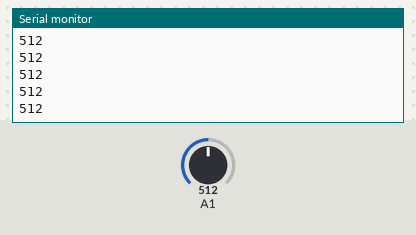
Recording of a sketch running on a simulated Arduino Uno, built with avr-gcc and run on an emulated ATmega328P. On the bench: the last lines printed to the serial monitor. Inputs (shaded band) come from the test bench; at power-on: A1 = 512.

Above: at 1.2 s.
1.3 s: A1 set to 32
At 2.0 s:
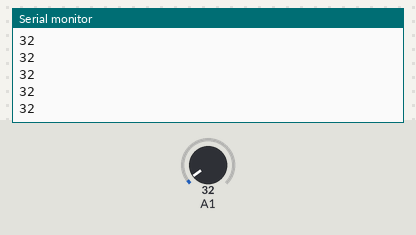
2.8 s: A1 set to 29
At 3.18 s:
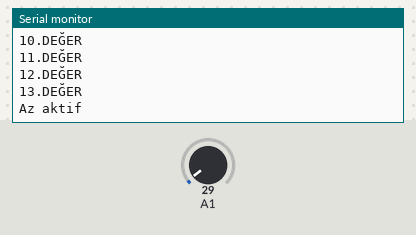
Timing chart, 0 to 5.8 s (numbered marks = the images above; inputs shaded):
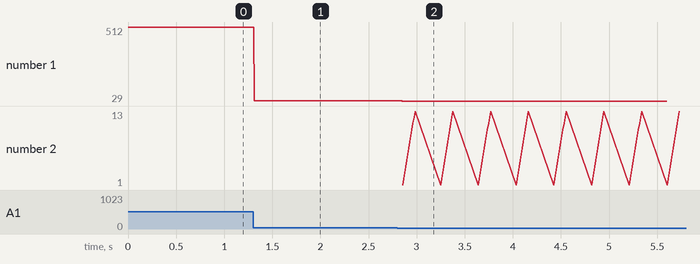

Measured:
- the behaviour switches between 30 and 29 on A1 (found by bisection; images 1 and 2)
- after the input at 1.3 s, the serial monitor: prints a new line at once (image 1)
- after the input at 2.8 s, the serial monitor: prints a new line after 0.05 s (image 2)
- plotted number 1: 512 → 32 after the input at 1.3 s, 32 → 29 after the input at 2.8 s

The sketch:

LEDMatrixGideriVar.ino
```cpp
//We always have to include the library
#include "LedController.hpp"
#define SensorPin 1
#define clk 4
#define cs 6
#define din 13

/*
 Now we need a LedControl to work with.
 ***** These pin numbers will probably not work with your hardware *****
 pin 12 is connected to the DataIn
 pin 11 is connected to the CLK
 pin 10 is connected to LOAD
 We have only a single MAX72XX.
 */
LedController lc;
void setup() {
  /*
   The MAX72XX is in power-saving mode on startup,
   we have to do a wakeup call
   */
        lc=LedController(13,4,6,1);
  /* Set the brightness to a medium values */
 lc.setIntensity(14);
  /* and clear the display */
  lc.clearMatrix();

  Serial.begin(9600);
  pinMode(SensorPin,INPUT);

}

/*
 This method will display the characters for the
 word "Arduino" one after the other on digit 0.
 */
void writeArduinoOn7Segment() {
   for(int i=0;i<17;i++) {
  lc.setChar(0,0,'a',false);
  lc.setRow(0,i+1,0x05);

  lc.setRow(0,i,0x1c);
  lc.setRow(0,i,'B11010110');
  lc.setRow(0,i,0x15);
  lc.setRow(0,i,0x1D);

  lc.setChar(0,i,'c',false);
  lc.setChar(0,i,'d',false);

  lc.setChar(0,i,'x',false);
   }
 lc.setChar(0,1,'d',false);
  lc.setChar(0,2,'c',false);
  lc.setChar(0,3,'e',false);
  lc.setChar(0,4,'f',false);
  lc.setChar(0,5,'g',false);
}

/*
  This method will scroll all the hexa-decimal
 numbers and letters on the display. You will need at least
 four 7-Segment digits. otherwise it won't really look that good.
 */
void scrollDigits() {
  for(int i=0;i<57;i++) {
    lc.setDigit(0,3,i,false);
    lc.setDigit(0,2,i+1,false);
    lc.setDigit(0,1,i+2,false);
    lc.setDigit(0,4,i+3,false);
    lc.setDigit(0,5,i+4,false);
    lc.setDigit(0,6,i+5,false);
    lc.setDigit(0,7,i+6,false);
    lc.setDigit(0,8,i+7,false);
    lc.setDigit(0,9,i+8,false);
    lc.setDigit(0,10,i+9,false);
    lc.setDigit(0,11,i+10,false);
    lc.setDigit(0,12,i+11,false);
    lc.setDigit(0,13,i+12,false);
    lc.setDigit(0,14,i+13,false);
    lc.setDigit(3,15,i+14,false);
    lc.setDigit(2,16,i+15,false);
    lc.setDigit(1,17,i+16,false);
  }

}

void yuksek(){
   for(int i=5;i<17;i++){
   lc.setChar(0,i,'d',false);
}
}
void orta(){
  for(int i=1;i<17;i++){
   lc.setChar(0,i,'c',false);
}
}
int count=0;
void az(){

   Serial.println("Az aktif");
   digitalWrite(4,LOW);
   digitalWrite(13,LOW);
   digitalWrite(6,LOW);
   delay(300);

}
void test(){

}
//28 29 30 37 1022
int sesdegeri=1023;

void loop(){

   sesdegeri=analogRead(1);
  Serial.println(sesdegeri);
/*
for(int a=1;a<9;a++)
{lc.setRow(1,a,false);}
for(int a=1;a<9;a++)
{lc.setRow(2,a,false);}
for(int a=1;a<9;a++)
{lc.setRow(3,a,false);}
for(int a=1;a<9;a++)
{lc.setRow(4,a,false);}
for(int a=1;a<9;a++)
{lc.setRow(5,a,false);}
for(int a=1;a<9;a++)
{lc.setRow(6,a,false);}
for(int a=1;a<9;a++)
{lc.setRow(7,a,false);}
for(int a=1;a<9;a++)
{lc.setRow(8,a,false);}
*/
//sesdegeri 30 dan yüksek ise ledleri kapat
if(sesdegeri>=29){
digitalWrite(4,HIGH);
 digitalWrite(13,HIGH);
 digitalWrite(6,HIGH);
 delay(5);
}
//sesdegeri 28 ise count u arttırır
if((sesdegeri>=28&&sesdegeri<=29)){
  count++;
  Serial.println("1.DEĞER");
  delay(5);
}
//tekrar kontrol eder eğer 28 den fazla ise sıfırlar count u count en az 4 olunca çalışacağı için araya ekledim bunu ki mikrafondan tekrar veri alayım
if(sesdegeri>=30){
    Serial.println(sesdegeri);
    count=0;
    delay(5);
  }
  else{
      count++;
       Serial.println("2.DEĞER");
      delay(5);
  }
  if(sesdegeri>=30){
    Serial.println(sesdegeri);
    count=0;
    delay(5);
  }
  else{
      count++;
       Serial.println("3.DEĞER");
      delay(5);
  }
  if(sesdegeri>=30){
  Serial.println(sesdegeri);
    count=0;
    delay(5);
  }
  else{
      count++;
       Serial.println("4.DEĞER");
      delay(5);
  }
  if(sesdegeri>=30){
  Serial.println(sesdegeri);
    count=0;
    delay(5);
  }
  else{
      count++;
       Serial.println("5.DEĞER");
      delay(5);
  }
  if(sesdegeri>=30){
    Serial.println(sesdegeri);
    count=0;
    delay(5);
  }
  else{
      count++;
       Serial.println("6.DEĞER");
      delay(5);
  }
  if(sesdegeri>=30){
   Serial.println(sesdegeri);
    count=0;
    delay(5);
  }
  else{
      count++;
       Serial.println("7.DEĞER");
      delay(5);
  }
   if(sesdegeri>=30){
  Serial.println(sesdegeri);
    count=0;
    delay(5);
  }
  else{
      count++;
       Serial.println("8.DEĞER");
      delay(5);
  }
  if(sesdegeri>=30){
     Serial.println(sesdegeri);
    count=0;
    delay(5);
  }
  else{
      count++;
       Serial.println("9.DEĞER");
      delay(5);
  }
  if(sesdegeri>=30){
    Serial.println(sesdegeri);
    count=0;
    delay(5);
  }
  else{
      count++;
       Serial.println("10.DEĞER");
      delay(5);
  }
  if(sesdegeri>=30){
     Serial.println(sesdegeri);
    count=0;
    delay(5);
  }
  else{
      count++;
       Serial.println("11.DEĞER");
      delay(5);
  }
  if(sesdegeri>=30){
     Serial.println(sesdegeri);
    count=0;
    delay(5);
  }
  else{
      count++;
       Serial.println("12.DEĞER");
      delay(5);
  }

  //tekrar bakıyorum üst üste iki defa 28 denk geldiyse az method una gidiyor
if((sesdegeri>=28&&sesdegeri<=29)){
  count++;
   Serial.println("13.DEĞER");
  if(count>=13){
    count=0;
   az();
      delay(5);
  }
}


}
```
